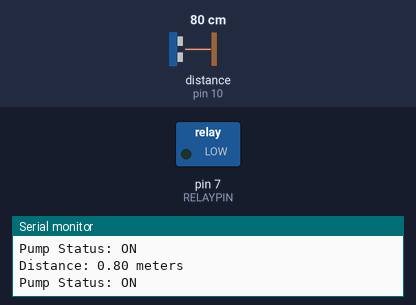
The sketch below on a simulated Arduino Uno, built with avr-gcc and run on an emulated ATmega328P. Parts: switched loads named in the sketch (green lamp = pin HIGH), the last lines printed to the serial monitor. Wiring (inferred from the names in the program): ultrasonic range finder: trigger pin 9; echo pin 10. The test bench sets the inputs (shaded band); at power-on: distance to the obstacle (sensor on pin 10) 80 cm. The echo pulse lasts 58.3 µs per cm; pins used as bus, display or sensor lines are not drawn.

Above: at 1.8 s.
1.9 s: distance to the obstacle (sensor on pin 10) set to 34 cm
3.4 s: distance to the obstacle (sensor on pin 10) set to 28 cm
At 4.6 s:
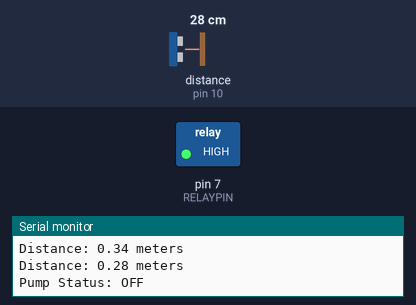
5.5 s: distance to the obstacle (sensor on pin 10) set to 37 cm
7.2 s: distance to the obstacle (sensor on pin 10) set to 46 cm
At 9.2 s:
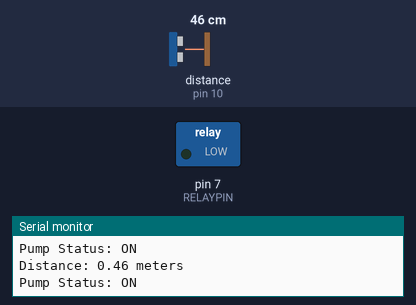
9.5 s: distance to the obstacle (sensor on pin 10) set to 2 cm
At 11.1 s:
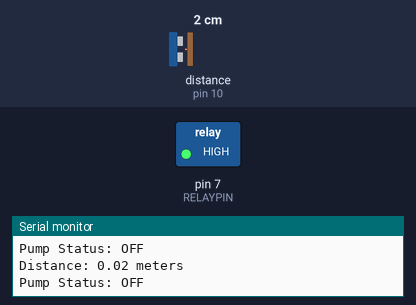
Timing chart, 0 to 12.5 s (numbered marks = the images above; inputs shaded):
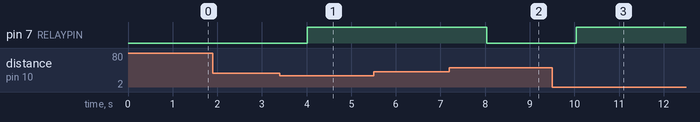

The sketch:

Actuation_circuit.ino
```cpp
// Define connections to sensor
#define TRIGPIN 9
#define ECHOPIN 10
#define RELAYPIN 7

float duration, distance;
bool pump;

void setup() {
  Serial.begin(9600);

  pinMode(ECHOPIN, INPUT);
  pinMode(TRIGPIN, OUTPUT);
  pinMode(RELAYPIN, OUTPUT); // Set relay pin as OUTPUT
}

void loop() {
  // Set the trigger pin LOW for 2uS
  digitalWrite(TRIGPIN, LOW);
  delayMicroseconds(2);

  // Set the trigger pin HIGH for 20us to send pulse
  digitalWrite(TRIGPIN, HIGH);
  delayMicroseconds(20);

  // Return the trigger pin to LOW
  digitalWrite(TRIGPIN, LOW);

  // Measure the width of the incoming pulse
  duration = pulseIn(ECHOPIN, HIGH)/ 1000000.0;

  // Convert duration to distance in meters
  distance = (duration / 2) * 343;

  // Print distance to serial monitor
  Serial.print("Distance: ");
  Serial.print(distance);
  Serial.println(" meters");

  // Check if distance is greater than 0.4m
  if (distance > 0.4) {
    digitalWrite(RELAYPIN, LOW); // Turn on the relay
    pump = true; // Turn on the pump
    Serial.println("Pump Status: ON");
  }
  // Check if distance is less than 0.3m
  else if (distance < 0.3) {
    digitalWrite(RELAYPIN, HIGH); // Turn off the relay
    pump = false; // Turn off the pump
    Serial.println("Pump Status: OFF");
  }

  delay(1000);
}
```

Measured:
- the behaviour switches between 31 and 30 cm on distance to the obstacle (sensor on pin 10) (found by bisection; images 0 and 1)
- the behaviour switches between 40 and 41 cm on distance to the obstacle (sensor on pin 10) (found by bisection; images 1 and 2)
- after the input at 3.4 s, pin 7 (RELAYPIN): LOW → HIGH after 0.62 s
- after the input at 7.2 s, pin 7 (RELAYPIN): HIGH → LOW after 0.83 s
- after the input at 9.5 s, pin 7 (RELAYPIN): LOW → HIGH after 0.54 s
